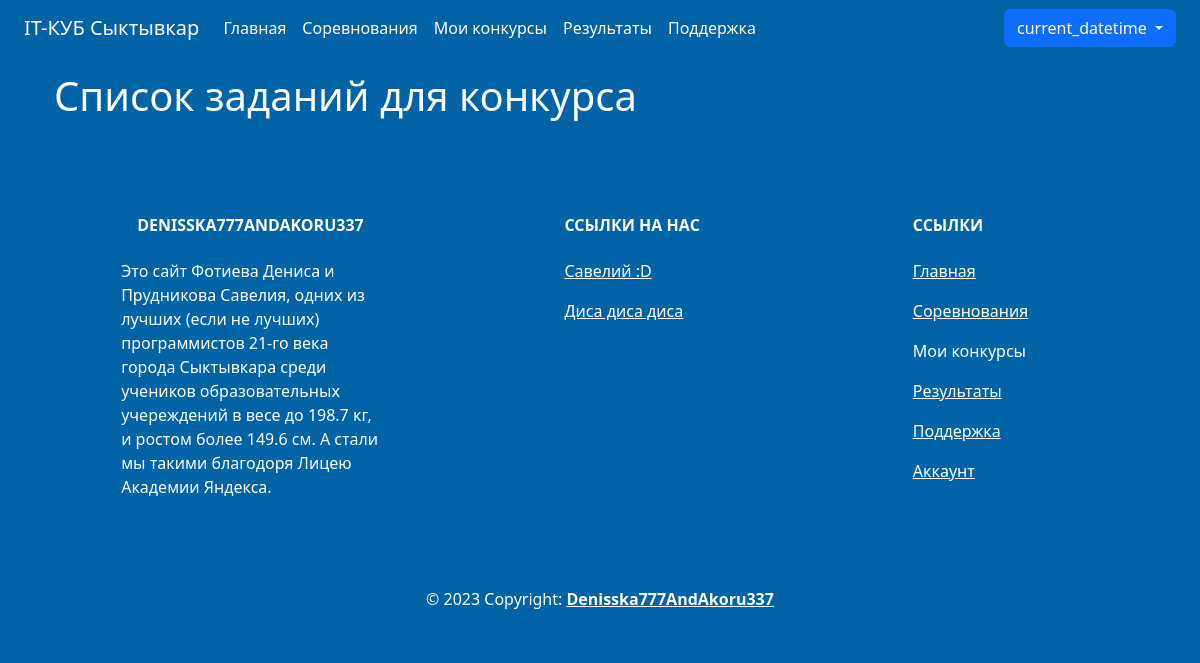
The app's page /contests/1 (signed in), older data.
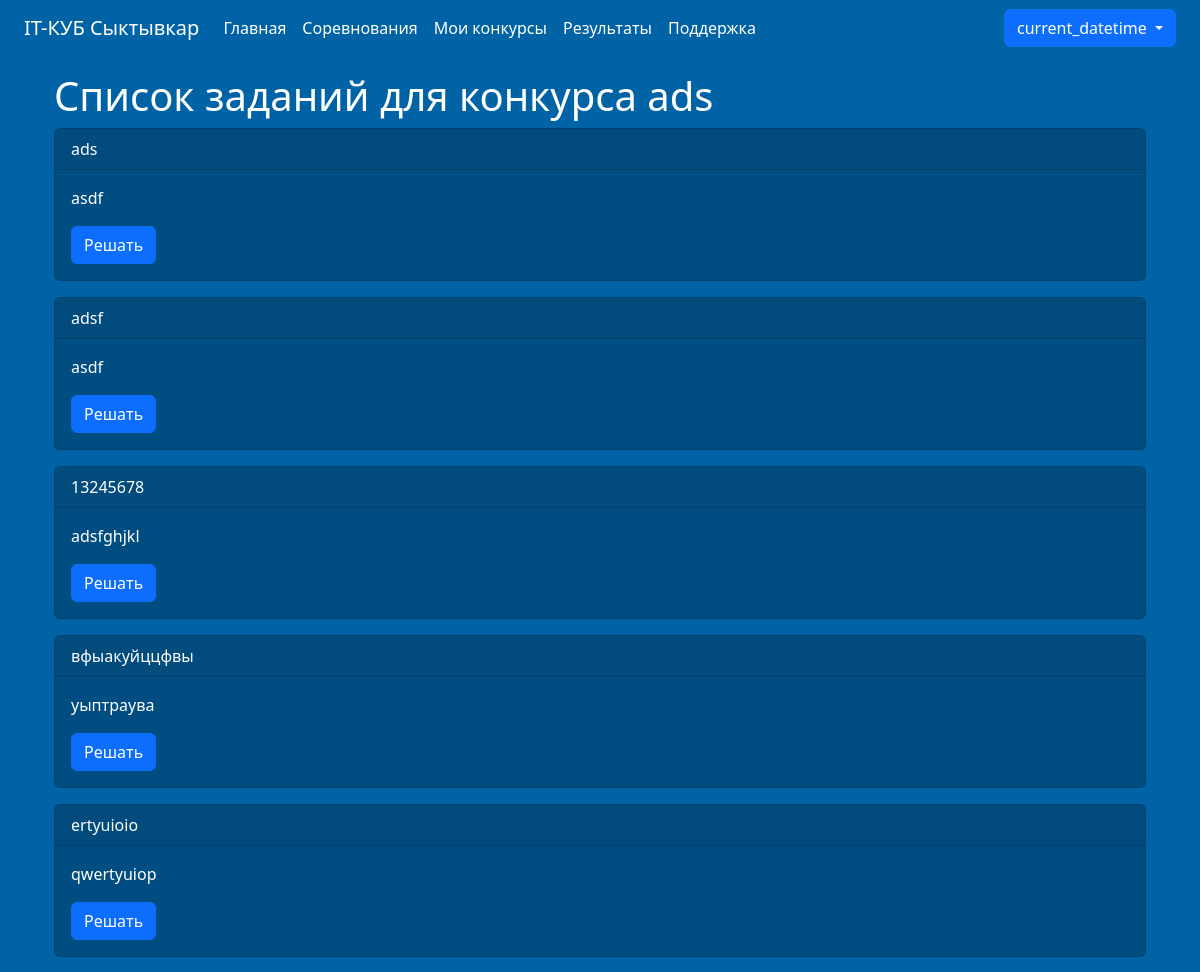
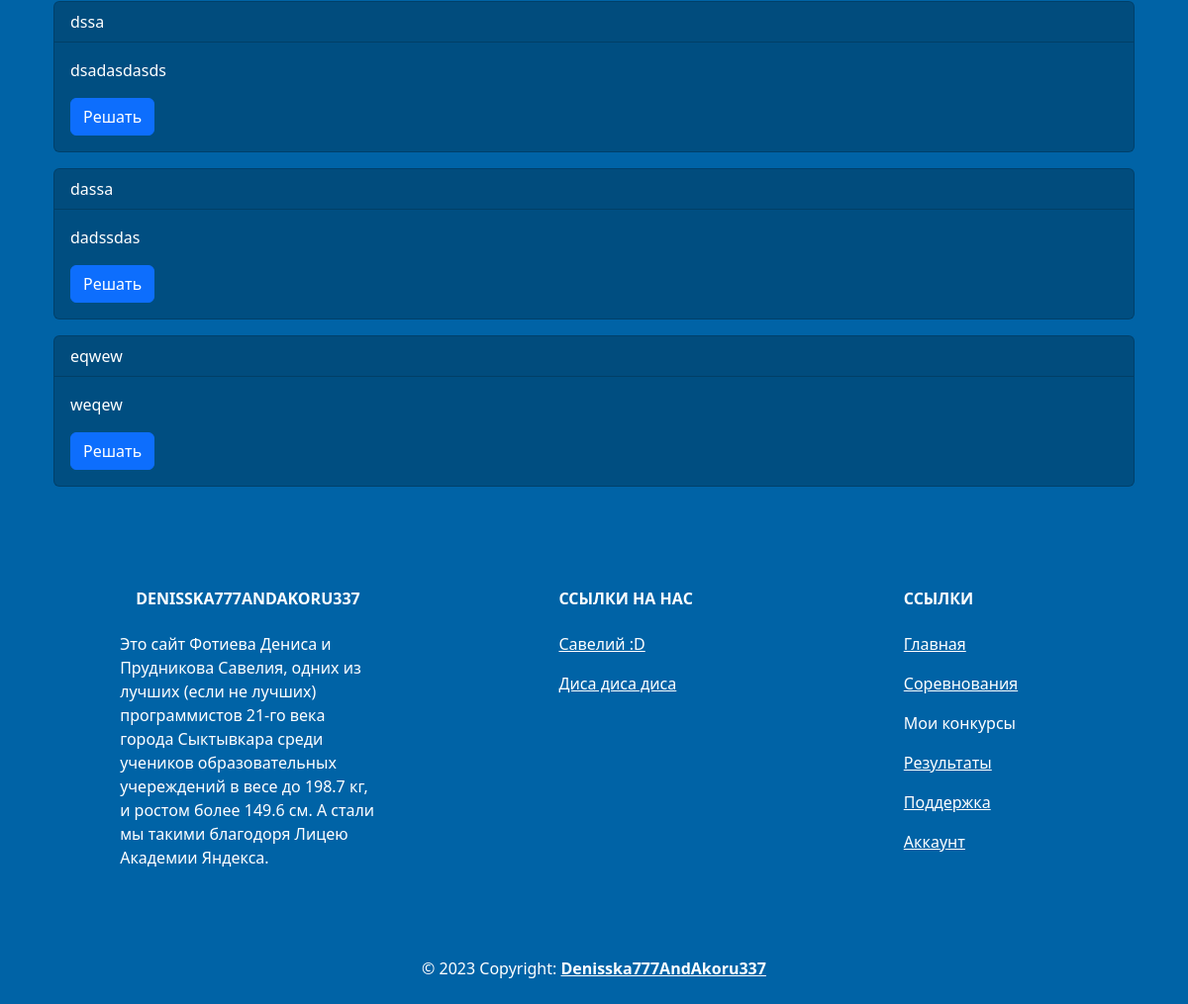
The same page, newer data (2 pictures, top to bottom).
### data/contests.py (models this page shows)
class Contest(SqlAlchemyBase):
    __tablename__ = "contests"
    id = sqlalchemy.Column(sqlalchemy.Integer,
                           primary_key=True, autoincrement=True)
    title = sqlalchemy.Column(sqlalchemy.String, nullable=False, unique=True)
    description = sqlalchemy.Column(sqlalchemy.String, nullable=False)
    author_id = sqlalchemy.Column(sqlalchemy.Integer,
                                  sqlalchemy.ForeignKey("teachers.user_id"))
    deadline = sqlalchemy.Column(sqlalchemy.DateTime, nullable=False)
    teacher = orm.relationship('Teacher')

### data/tasks.py (models this page shows)
class Task(SqlAlchemyBase):
    __tablename__ = "tasks"
    id = sqlalchemy.Column(sqlalchemy.Integer,
                           primary_key=True, autoincrement=True)
    title = sqlalchemy.Column(sqlalchemy.String, nullable=False)
    description = sqlalchemy.Column(sqlalchemy.String, nullable=False)
    input = sqlalchemy.Column(sqlalchemy.String, nullable=False)
    output = sqlalchemy.Column(sqlalchemy.String, nullable=False)
    contest_id = sqlalchemy.Column(sqlalchemy.Integer,
                                   sqlalchemy.ForeignKey('contests.id'))
    author_id = sqlalchemy.Column(sqlalchemy.Integer, sqlalchemy.ForeignKey("teachers.user_id"))
    teacher = orm.relationship("Teacher")
    contests = orm.relationship('Contest')

### main.py (the view)
@app.route("/contests/<int:contest_id>")
@login_required
def contests_list(contest_id):
    db_sess = db_session.create_session()
    contest = db_sess.query(Contest).filter(Contest.id == contest_id).first()
    tasks_data = db_sess.query(Task).filter(Task.contest_id == contest_id).all()
    return render_template('contests_list_of_tasks.html',
                           title="Список конкурсов",
                           contest=contest,
                           tasks=tasks_data)

### data/db_session.py (called while the page is built)
def create_session() -> Session:
    global __factory
    return __factory()

### main.py (called while the page is built)
@login_manager.user_loader
def load_user(user_id):
    db_sess = db_session.create_session()
    return db_sess.query(User).get(user_id)

### templates/contests_list_of_tasks.html
{% extends "base.html" %} {% block content %}
<div class="container mt-3 text-white">
    <h1>Список заданий для конкурса {{ contest.title }}</h1>
    {% for task in tasks %}
    <div class="card card-background mb-3">
        <div class="card-header text-white">{{ task.title }}</div>
        <div class="card-body text-white">
            <p class="card-text">{{ task.description }}</p>
            <a href="{{ url_for('contest_code', contest_id=contest.id, task_id=task.id) }}" class="btn btn-primary">Решать</a>
        </div>
    </div>
    {% endfor %}
</div>
{% endblock %}

Row changes from the older to the newer data that the page shows:
added Contest: title "ads"
added Task: title "ads", description "asdf"
added Task: title "adsf", description "asdf"
added Task: title "13245678", description "adsfghjkl"
added Task: title "вфыакуйццфвы", description "уыптраува"
added Task: title "ertyuioio", description "qwertyuiop"
added Task: title "dssa", description "dsadasdasds"
added Task: title "dassa", description "dadssdas"
added Task: title "eqwew", description "weqew"
